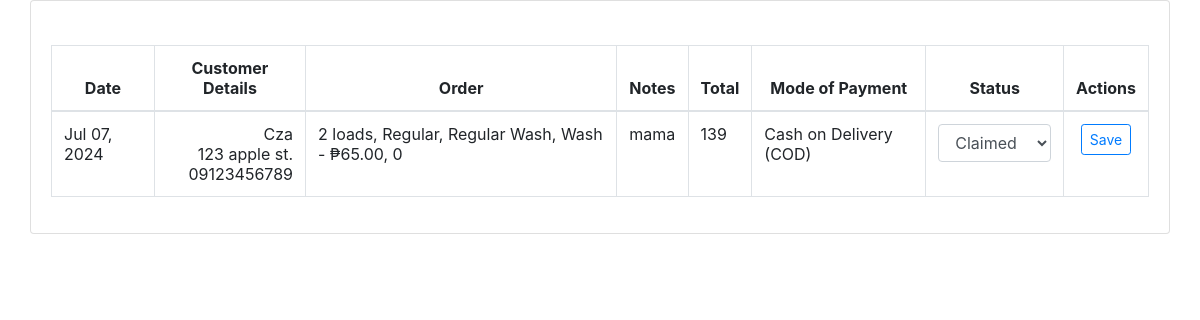
The page /laundry_Management_System/laundry.php on the database its author committed.
### tables this page shows
CREATE TABLE `laundry_orders` (
  `orderID` int(11) NOT NULL,
  `userID` int(30) NOT NULL,
  `no_of_loads` int(11) NOT NULL,
  `type_of_clothes` varchar(80) NOT NULL,
  `laundry_service` varchar(80) NOT NULL,
  `wash_option` varchar(80) NOT NULL,
  `no_of_pieces` int(11) DEFAULT NULL,
  `add_on` varchar(45) DEFAULT NULL,
  `note_to_staff` varchar(150) DEFAULT NULL,
  `total_amount` int(11) NOT NULL,
  `mode_of_payment` varchar(45) NOT NULL,
  `laundry_status` tinyint(1) NOT NULL DEFAULT 0 COMMENT '0 = Pending, 1 = For Pickup, 2 = For Delivery, 3 = Claimed',
  `date_created` date NOT NULL
);

CREATE TABLE `users` (
  `userID` int(30) NOT NULL,
  `fullname` varchar(200) NOT NULL,
  `username` varchar(100) NOT NULL,
  `user_email` varchar(45) DEFAULT NULL,
  `passw` varchar(200) NOT NULL,
  `user_address` varchar(80) DEFAULT NULL,
  `user_contact` varchar(11) DEFAULT NULL
);

### laundry_Management_System/laundry.php (the view, shortened to what this page needs)
<?php include '../db.php' ?>
<div class="container-fluid">
    <div class="col-lg-12">
        <div class="card">
            <div class="card-body">
                <br>
                <div class="row">
                    <div class="col-md-12">
                        <table class="table table-bordered" id="laundry-list">
                            <thead>
                                <tr>
                                    <th class="text-center">Date</th>
                                    <th class="text-center">Customer Details</th>
                                    <th class="text-center">Order</th>
                                    <th class="text-center">Notes</th>
                                    <th class="text-center">Total</th>
                                    <th class="text-center">Mode of Payment</th>
                                    <th class="text-center">Status</th>
                                    <th class="text-center">Actions</th>
                                </tr>
                            </thead>
                            <tbody>
                            <?php
                            $query = "SELECT lo.*, u.*, CONCAT(lo.no_of_loads, ' loads, ',
                                             lo.type_of_clothes, ', ',
                                             lo.laundry_service, ', ',
                                             lo.wash_option, ', ',
                                             lo.no_of_pieces) AS order_details
                                      FROM laundry_orders lo LEFT JOIN users u ON lo.userID = u.userid ORDER BY lo.laundry_status ASC, lo.userID DESC";
                            $result = $conn->query($query);
                            if ($result->num_rows > 0) {
                                while($row = $result->fetch_assoc()) {
                            ?>
                                <tr>
                                    <td><?php echo date("M d, Y", strtotime($row['date_created'])) ?></td>
                                    <td class="text-right">
                                        <?php echo $row['fullname']; ?><br>
                                        <?php echo $row['user_address']; ?><br>
                                        <?php echo $row['user_contact']; ?>
                                    </td>
                                    <td><?php echo $row['order_details'] ?></td>
                                    <td><?php echo $row['note_to_staff'] ?></td>
                                    <td><?php echo $row['total_amount'] ?></td>
                                    <td><?php echo $row['mode_of_payment'] ?></td>
                                    <td>
                                        <select class="form-control status-select" data-id="<?php echo $row['orderID'] ?>">
                                            <option value="3" <?php if ($row['laundry_status'] == '3') echo 'selected' ?>>Claimed</option>
                                        </select>
                                    </td>
                                    <td class="text-center">
                                        <button type="button" class="btn btn-outline-primary btn-sm save-status" data-id="<?php echo $row['orderID'] ?>">Save</button>
                                    </td>
                                </tr>
                            <?php
                                }
                            } else {
                                echo "<tr><td colspan='8' class='text-center'>No records found</td></tr>";
                            }
                            ?>
                            </tbody>
                        </table>
                    </div>
                </div>
            </div>
        </div>
    </div>
</div>
<link href="https://stackpath.bootstrapcdn.com/bootstrap/4.5.2/css/bootstrap.min.css" rel="stylesheet">

### rows shown on the page
laundry_orders: date_created "Jul 07, 2024", userID.fullname "Cza", userID.user_address "123 apple st.", userID.user_contact "09123456789", order_details "2 loads, Regular, Regular Wash, Wash - ₱65.00, 0", note_to_staff "mama", total_amount "139", mode_of_payment "Cash on Delivery (COD)", laundry_status+orderID "Claimed"
